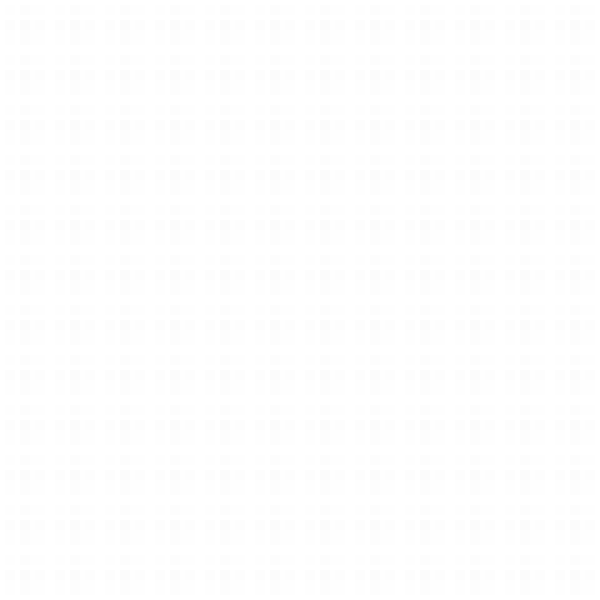
Frame 1 (no input)
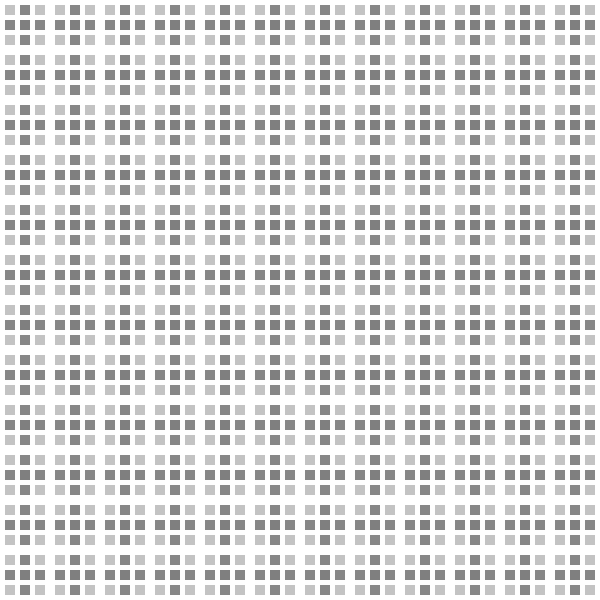
Frame 60 (the mouse pressed at the canvas centre just before this capture)
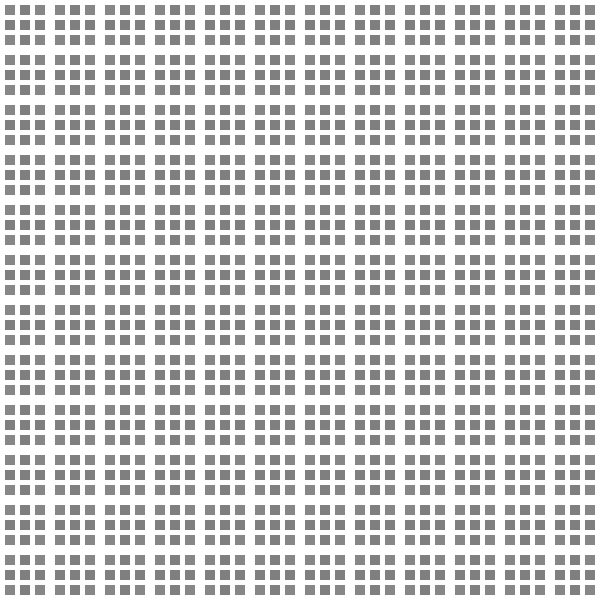
Frame 120 (the mouse held since frame 60 and released just before this capture)

The Processing sketch that drew these frames (run headless with seeded random() and noise(); from frame 60 on, the mouse is pressed at the canvas centre):

// Processing sketch: processing_148989
// ── processing_148989.pde

// Konkuk University 
// Department of Dynamic Media 
// SOS iDesign 
// Name: EOM hyebin
// ID: EOM HYE BIN


void setup() { 
  size (600, 600); 
  background(255); 
  smooth(); 
} 

void draw() { 


  fill(255, 255, 255, 0); 
  for (int a=2; a<width; a=a+50) { 
    for (int b=2; b<height; b=b+50) { 
      fill(100, 100, 100, 1); 
      strokeWeight(5); 
      stroke(255); 
      rect(a, b, 30, 30); 
      rect(a+15, b, 30, 30); 
      rect(a, b+15, 30, 30); 
      rect(a+15, b+15, 30, 30); 
    } 
  } 
}
